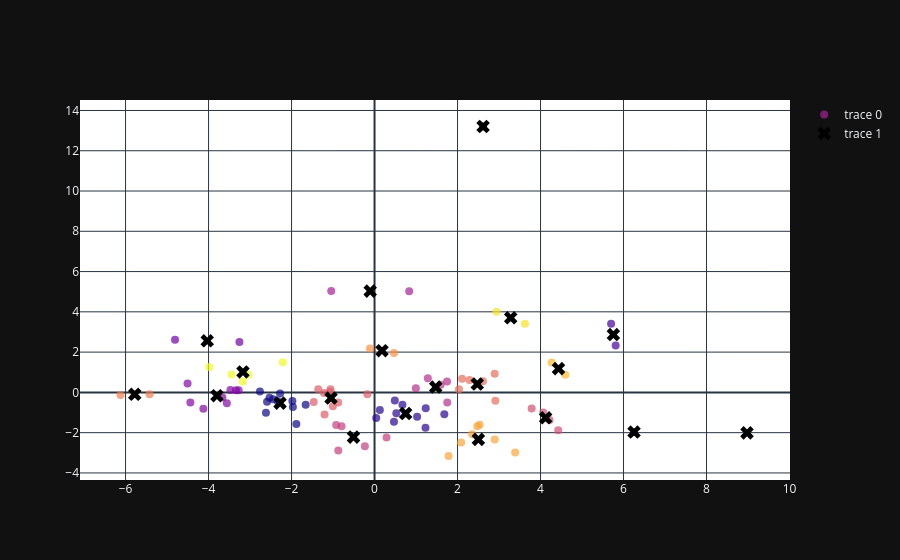

Notebook code cell kept with this figure:
### Code cell
clusters = plot_kmeans_results_with_labels(X_pca, labels, k=20)
print(clusters)

### Figure 1 — Plotly figure (JSON) as saved in the notebook; plotly's stock layout.template omitted (floating-point values rounded to 4 significant figures)
{"data": [{"hoverinfo": "text", "marker": {"color": [7, 12, 5, 2, 19, 9, 11, 10, 5, 10, 1, 7, 9, 11, 11, 0, 8, 11, 15, 11, 12, 0, 9, 9, 15, 5, 0, 0, 1, 12, 8, 10, 9, 2, 15, 0, 1, 0, 1, 10, 0, 15, 4, 8, 16, 5, 1, 0, 18, 5, 5, 14, 19, 1, 16, 3, 1, 1, 13, 13, 5, 11, 1, 19, 1, 11, 8, 12, 11, 11, 19, 19, 14, 0, 12, 0, 15, 15, 13, 15, 6, 4, 12, 0, 5, 18, 8, 17], "opacity": 0.7, "size": 8}, "mode": "markers", "text": ["Albany GC", "Arnold Palmer's Bay Hill Club &amp; Lodge", "Aronimink GC", "Augusta National Golf Club", "Austin Country Club", "Baltusrol GC", "Bellerive CC", "Bethpage Black", "Caves Valley Golf Club", "Club de Golf Chapultepec", "Colonial Country Club", "Congaree Golf Club", "Congressional CC (Blue)", "Conway Farms GC", "Crooked Stick GC", "Detroit Golf Club", "Eagle Point Golf Club", "East Lake Golf Club", "Firestone CC (South)", "Glen Abbey GC", "Glen Oaks Club", "Golf Club of Houston", "Hamilton Golf &amp; Country Club", "Harbour Town Golf Links", "Innisbrook Resort (Copperhead Course)", "Keene Trace Golf Club (Champions Course)", "Liberty National Golf Club", "Medinah Country Club (No. 3)", "Memorial Park Golf Course", "Muirfield Village Golf Club", "Muirfield Village Golf Club (Workday)", "Oak Hill Country Club", "Oakdale Golf &amp; Country Club", "Ocean Course at Kiawah Island", "Olympia Fields Country Club (North Course)", "PGA National Resort (The Champion - Par 71)", "PGA National Resort (The Champion)", "PGA West (Palmer)", "Pebble Beach Golf Links", "Pebble Beach Golf Links (U.S. Open)", "Pete Dye Stadium Course", "Plainfield CC", "Plantation Course at Kapalua", "Quail Hollow Club", "Quail Hollow Club (PGA Championship)", "RTJ Trail (Grand National)", "Ridgewood CC", "Robert Trent Jones GC", "Royal Liverpool", "Sea Island Golf Club (Seaside)", "Sedgefield Country Club", "Shadow Creek Golf Course", "Sherwood Country Club", "Silverado Resort and Spa (North Course)", "Southern Hills Country Club", "St. Andrews Links (Old Course)", "St. George's G&amp;CC", "TPC Boston", "TPC Craig Ranch", "TPC Craig Ranch (Par 71)", "TPC Deere Run", "TPC Four Seasons Resort", "TPC Harding Park", "TPC Louisiana", "TPC Potomac at Avenel Farm", "TPC River Highlands", "TPC San Antonio (Oaks Course)", "TPC Sawgrass (THE PLAYERS Stadium Course)", "TPC Scottsdale (Stadium Course)", "TPC Southwind", "TPC Summerlin", "TPC Twin Cities", "The Concession Golf Club", "The Country Club of Jackson", "The Los Angeles Country Club (North Course)", "The Old White TPC", "The Renaissance Club", "The Riviera Country Club", "The Summit Club", "Torrey Pines Golf Course (South Course)", "Torrey Pines South (U.S. Open)", "Trinity Forest Golf Club", "Trump National Doral", "Vidanta Vallarta", "Waialae Country Club", "Whistling Straits", "Wilmington Country Club", "Winged Foot GC"], "x": [-1.044, 2.11, -3.667, 5.81, -3.445, -0.2329, -1.219, 4.064, -3.473, 4.217, 0.04099, 0.8347, -0.9246, -1.205, -0.8766, -1.98, 1.747, -1.466, 2.475, -0.1739, 2.034, -2.442, -0.8734, 0.2888, 2.086, -4.125, -1.968, -1.884, 1.233, 2.613, 1.284, 4.426, -0.7941, 5.7, 2.354, -2.278, 0.6719, -2.59, 1.228, 3.786, -2.334, 2.531, -3.256, 1.592, 4.598, -4.438, 0.4678, -1.66, 3.624, -4.506, -3.276, 0.4693, -3.176, 0.5247, 4.268, 2.616, 1.026, 0.1279, -5.421, -6.122, -3.34, -1.004, 1.681, -3.982, 0.4888, -1.061, 1.753, 2.289, -1.356, -1.076, -2.21, -3.041, -0.1093, -2.531, 2.895, -2.617, 1.783, 3.389, -5.792, 2.895, 6.253, -4.808, 2.911, -2.762, -3.559, 2.939, 0.9951, 8.975], "y": [5.031, 0.6763, -0.2549, 2.334, 0.8946, -2.671, -0.02498, -1.001, 0.1178, -1.371, -1.269, 5.027, -1.623, -1.099, -0.5064, -0.4229, 0.5413, -0.472, -1.675, -0.09108, 0.1549, -0.336, -2.886, -2.242, -2.483, -0.808, -0.7227, -1.565, -0.7819, 0.5511, 0.6978, -1.878, -1.684, 3.408, -2.076, -0.05356, -0.6094, -0.4654, -1.759, -0.7948, -0.443, -1.61, 2.507, 0.3778, 0.8797, -0.502, -1.454, -0.6095, 3.405, 0.4457, 0.1047, 1.958, 0.5469, -1.04, 1.482, 13.2, -1.209, -0.8726, -0.09465, -0.1282, 0.111, -0.6892, -1.083, 1.257, -0.3992, 0.152, -0.4983, 0.6137, 0.1567, 0.03586, 1.499, 0.8769, 2.184, -0.2681, 0.9243, -1.012, -3.159, -2.986, -0.06229, -2.343, -1.971, 2.615, -0.4172, 0.04788, -0.5352, 4.002, 0.2007, -2.009], "type": "scatter"}, {"marker": {"color": "black", "size": 12, "symbol": "x"}, "mode": "markers", "x": [-2.277, 0.7491, 5.755, 2.616, -4.032, -3.798, 6.253, -0.1046, 1.474, -0.5072, 4.123, -1.049, 2.475, -5.778, 0.18, 2.502, 4.433, 8.975, 3.281, -3.171], "y": [-0.5318, -1.048, 2.871, 13.2, 2.561, -0.1651, -1.971, 5.029, 0.2639, -2.221, -1.261, -0.282, 0.4172, -0.09504, 2.071, -2.333, 1.181, -2.009, 3.704, 1.015], "type": "scatter"}], "layout": {"plot_bgcolor": "white"}}
